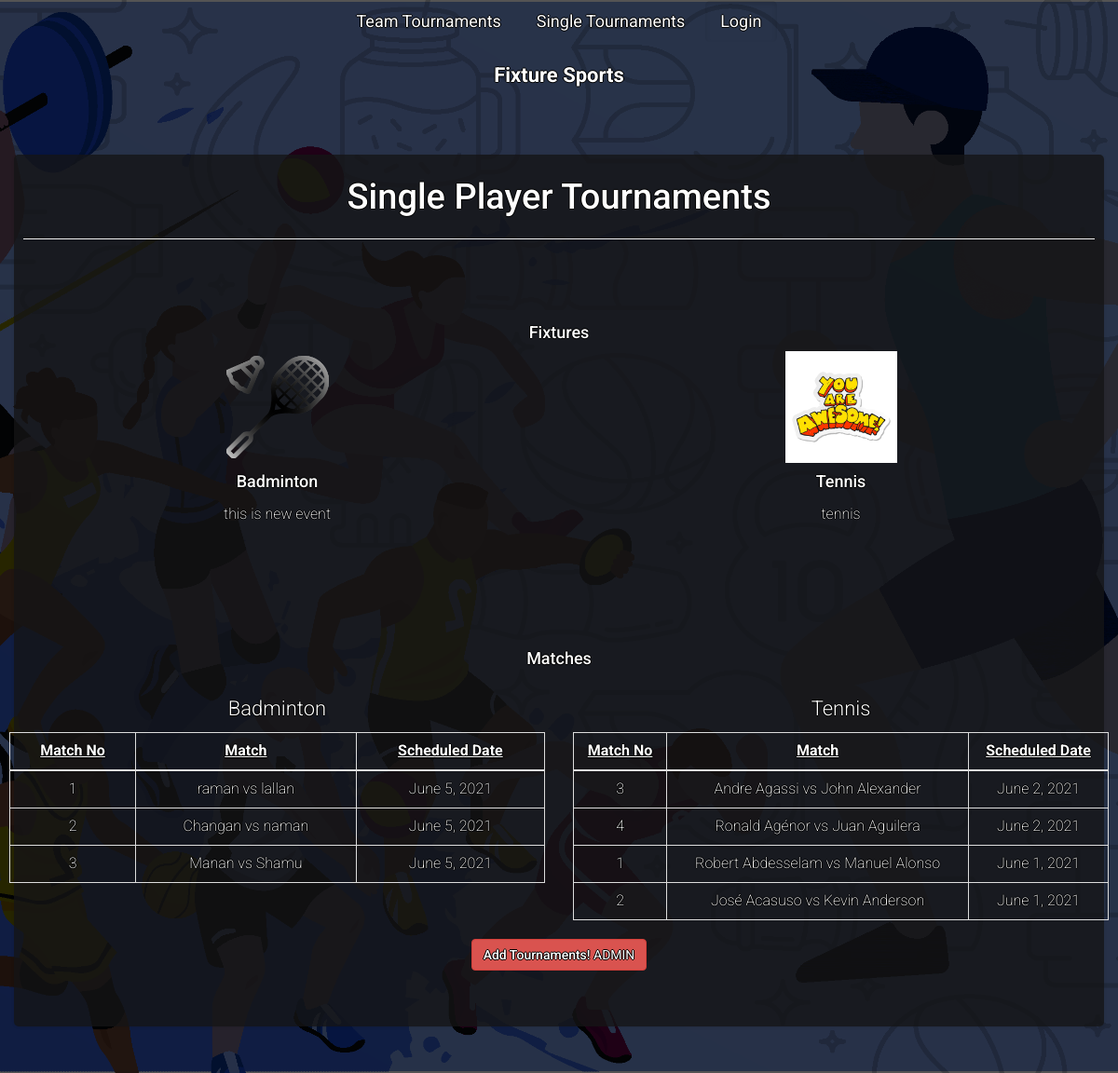
The page / on the database its author committed.
### fixture/models.py (models this page shows, shortened)
class Fixture(models.Model):
    pub_date = models.DateTimeField('date published', null=True)
    icon = models.ImageField(upload_to='icons',verbose_name='image',)
    name = models.CharField(max_length=256)
    description = models.TextField(blank=True, default='', null=True)
    rounds = models.IntegerField(default=0)
    start_date = models.DateField('Start date')
    matches_per_day = models.PositiveIntegerField(validators=[MinValueValidator(1)])
    current_round = models.IntegerField(default=0)

class Match(models.Model):
    class Meta:
        verbose_name_plural = "Matches"
    @property
    def description(self):
        return repr(self)
    MATCH_STATUS = [
        ("BYE", 'BYE'),
        ("Not Scheduled", 'Not Scheduled'),
        ("Scheduled", "Scheduled"),
        ('Finished', 'Finished')
    ]
    date = models.DateField('Match Date', null=True, blank=True)
    match_number = models.IntegerField(blank=True, null=True)
    fixture = models.ForeignKey(Fixture, related_name="matches", on_delete=models.DO_NOTHING)
    match_round = models.IntegerField()
    left_previous = models.OneToOneField('self', blank=True, null=True, related_name="left_next_match",on_delete=models.DO_NOTHING)
    right_previous = models.OneToOneField('self', blank=True, null=True, related_name="right_next_match",on_delete=models.DO_NOTHING)
    player_1 = models.ForeignKey(Player, blank=True, null=True, related_name="left_matches",on_delete=models.DO_NOTHING)
    player_2 = models.ForeignKey(Player, blank=True, null=True, related_name="right_matches",on_delete=models.DO_NOTHING)
    status = models.CharField(max_length=20, choices=MATCH_STATUS, default='Not Scheduled')
    player_1_score = models.PositiveIntegerField(null=True, blank=True)
    player_2_score = models.PositiveIntegerField(null=True, blank=True)
    winner = models.ForeignKey(Player, blank=True, null=True, related_name="matches_won",on_delete=models.DO_NOTHING)
    def __repr__(self):
        if self.status == 'Finished':
            return "{} {}-{} {}".format(self.player_1, self.player_1_score, self.player_2_score, self.player_2)
        _right = "BYE"
        _left = "BYE"
        if self.player_1:
            _left = "{}".format(self.player_1)
        elif self.left_previous:
            _left = "Winners (Match {})".format(self.left_previous.match_number)
        if self.player_2:
            _right = "{}".format(self.player_2)
        elif self.right_previous:
            _right = "Winners (Match {})".format(self.right_previous.match_number)
        if _right == "BYE" and _left == "BYE":
            _right = "TBD"
            _left = "TBD"
        return "{} vs {}".format(_left, _right)

class Player(models.Model):
    class Meta:
        unique_together = (('rank', 'fixture'))
    rank = models.IntegerField()
    fixture = models.ForeignKey(Fixture, related_name="players",on_delete=models.CASCADE)
    name = models.CharField(max_length=100)
    def __str__(self):
        return self.name

### fixture/views.py (the view)
# urls.py: path('',index, name='index'),
def index(request):
    fixture_list = Fixture.objects.order_by('-pub_date')
    match_list = []
    for fixture in fixture_list:
        matches = {}
        matches['fixture'] = fixture
        matches['matches'] = Match.objects.filter(fixture=fixture, status ="Scheduled").order_by('-date').all()
        match_list.append(matches)
    context = {
        'fixture_list': fixture_list,
        'match_list': match_list,
    }
    return render(request,'fixture/index.html',context)

### templates/fixture/index.html (shortened to what this page needs)
{%extends '../layout.html' %} {% load static %}
{% block content %}
<div class="header-content">
    <div class="header-content-inner">
        <h1 id="homeHeading">Single Player Tournaments</h1>
    </div>
</div>
<hr/>
<div class="inner-bg">
    <h4>Fixtures</h4>
    <div class="row">
        <div class="view-panel">
            <div class="row">
                 {% for fixture in fixture_list %}
                <div class="col-md-6 col-sm-6">
                    <a href="/fixture/{{fixture.id}}">
                        <div class="service-box">
                            <img src="{{fixture.icon.url}}" alt="fixture" class="" height="120" />
                            <h4 class="">{{fixture.name}}</h4>
                            <p class="">{{fixture.description}}</p>
                        </div>
                    </a>
                </div>
                {% endfor %}
            </div>
        </div>
    </div>
</div>
<div class="row inner-bg">
    <h4>Matches</h4>
    <div class="view-panel">
        <div class="row">
             {% for match_fixture in match_list %}
            <div class="col-md-6 col-sm-6">
                <h3>{{match_fixture.fixture.name}}</h3>
                <table class="table table-bordered">
                    <thead>
                        <tr>
                            <th>Match No</th>
                            <th>Match</th>
                            <th>Scheduled Date</th>
                        </tr>
                    </thead>
                    <tbody>
                         {% for match in match_fixture.matches %}
                        <tr>
                            <td>{{match.match_number}}</td>
                            <td>{{match.description}}</td>
                            <td>{{match.date|date}}</td>
                        </tr>
                        {% endfor %}
                    </tbody>
                </table>
            </div>
            {% endfor %}
        </div>
        <div class="row">
            <div class="col-12 ">
                <div class="jumbo" role="alert">
                    <div class="btn btn-danger">
                        <strong>Add Tournaments!</strong> <a href="{% url 'admin:index' %}" class="alert-link">ADMIN</a>
                    </div>
                </div>
            </div>
        </div>
    </div>
</div>
{% endblock content %}

### fixture/static/css/style.css (style rules this page uses)
body { font-family: 'Roboto', sans-serif; font-size: 16px; font-weight: 250; color: #888; line-height: 30px; text-align: center; }
strong { font-weight: 500; }
a, a:hover, a:focus { color: #4aaf51; text-decoration: none; -o-transition: all .3s; -moz-transition: all .3s; -webkit-transition: all .3s; -ms-transition: all .3s; transition: all .3s; }
h1, h2 { margin-top: 10px; font-size: 38px; line-height: 50px; }
h3 { font-size: 22px; font-weight: 300; line-height: 30px; }
img { max-width: 100%; }
.inner-bg { padding: 60px 0 50px 0; }
#homeHeading { margin-top: 10px; font-size: 38px; color: #fff; line-height: 50px; }
* { text-shadow: -1px 0 black, 0 1px black, 1px 0 black, 0 -1px black; color: #fff; }
a, a:hover, a:focus { color: #ffffff; }
table thead th { text-align: center; text-decoration: underline }

### rows shown on the page
Fixture: icon (picture), name "Badminton", description "this is new event", fixture.name "Badminton"
Fixture: icon (picture), name "Tennis", description "tennis", fixture.name "Tennis"
Match: match_number "1", description "raman vs lallan", date "June 5, 2021"
Match: match_number "2", description "Changan vs naman", date "June 5, 2021"
Match: match_number "3", description "Manan vs Shamu", date "June 5, 2021"
Match: match_number "3", description "Andre Agassi vs John Alexander", date "June 2, 2021"
Match: match_number "4", description "Ronald Agénor vs Juan Aguilera", date "June 2, 2021"
Match: match_number "1", description "Robert Abdesselam vs Manuel Alonso", date "June 1, 2021"
Match: match_number "2", description "José Acasuso vs Kevin Anderson", date "June 1, 2021"
